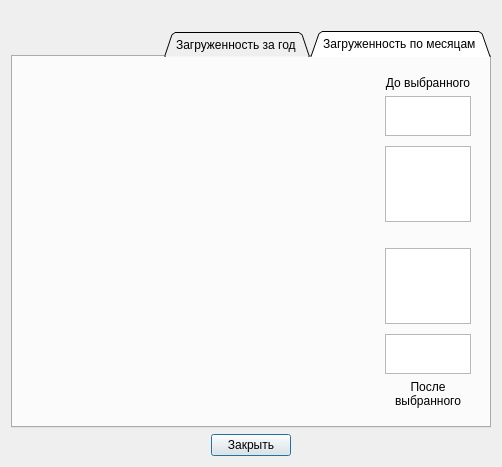
<?xml version="1.0" encoding="UTF-8"?>
<ui version="4.0">
 <class>WorkloadSchedule</class>
 <widget class="QDialog" name="WorkloadSchedule">
  <property name="geometry">
   <rect>
    <x>0</x>
    <y>0</y>
    <width>502</width>
    <height>467</height>
   </rect>
  </property>
  <property name="windowTitle">
   <string>Загруженность аэропорта</string>
  </property>
  <property name="layoutDirection">
   <enum>Qt::LayoutDirection::RightToLeft</enum>
  </property>
  <layout class="QVBoxLayout" name="verticalLayout_2">
   <item>
    <layout class="QGridLayout" name="gridLayout_2">
     <item row="2" column="2">
      <spacer name="horizontalSpacer_6">
       <property name="orientation">
        <enum>Qt::Orientation::Horizontal</enum>
       </property>
       <property name="sizeHint" stdset="0">
        <size>
         <width>108</width>
         <height>20</height>
        </size>
       </property>
      </spacer>
     </item>
     <item row="0" column="0" colspan="3">
      <widget class="QLabel" name="lb_Airport">
       <property name="text">
        <string/>
       </property>
       <property name="scaledContents">
        <bool>false</bool>
       </property>
       <property name="alignment">
        <set>Qt::AlignmentFlag::AlignCenter</set>
       </property>
       <property name="wordWrap">
        <bool>false</bool>
       </property>
       <property name="openExternalLinks">
        <bool>false</bool>
       </property>
      </widget>
     </item>
     <item row="2" column="1">
      <widget class="QPushButton" name="pb_Close">
       <property name="text">
        <string>Закрыть</string>
       </property>
      </widget>
     </item>
     <item row="2" column="0">
      <spacer name="horizontalSpacer_7">
       <property name="orientation">
        <enum>Qt::Orientation::Horizontal</enum>
       </property>
       <property name="sizeHint" stdset="0">
        <size>
         <width>108</width>
         <height>20</height>
        </size>
       </property>
      </spacer>
     </item>
     <item row="1" column="0" colspan="3">
      <widget class="QTabWidget" name="tabWidget">
       <property name="enabled">
        <bool>true</bool>
       </property>
       <property name="layoutDirection">
        <enum>Qt::LayoutDirection::RightToLeft</enum>
       </property>
       <property name="autoFillBackground">
        <bool>true</bool>
       </property>
       <property name="tabShape">
        <enum>QTabWidget::TabShape::Triangular</enum>
       </property>
       <property name="currentIndex">
        <number>0</number>
       </property>
       <widget class="QWidget" name="tab_2">
        <attribute name="title">
         <string>Загруженность по месяцам </string>
        </attribute>
        <layout class="QGridLayout" name="gridLayout">
         <item row="0" column="6">
          <widget class="QFrame" name="qf_Month">
           <property name="maximumSize">
            <size>
             <width>104</width>
             <height>16777215</height>
            </size>
           </property>
           <layout class="QVBoxLayout" name="verticalLayout">
            <item>
             <widget class="QLabel" name="label">
              <property name="text">
               <string>До выбранного</string>
              </property>
              <property name="alignment">
               <set>Qt::AlignmentFlag::AlignCenter</set>
              </property>
             </widget>
            </item>
            <item>
             <widget class="QListWidget" name="lw_MonthYearUp">
              <property name="sizePolicy">
               <sizepolicy hsizetype="Expanding" vsizetype="Fixed">
                <horstretch>0</horstretch>
                <verstretch>0</verstretch>
               </sizepolicy>
              </property>
              <property name="maximumSize">
               <size>
                <width>86</width>
                <height>40</height>
               </size>
              </property>
              <property name="focusPolicy">
               <enum>Qt::FocusPolicy::ClickFocus</enum>
              </property>
              <property name="contextMenuPolicy">
               <enum>Qt::ContextMenuPolicy::DefaultContextMenu</enum>
              </property>
              <property name="layoutDirection">
               <enum>Qt::LayoutDirection::LeftToRight</enum>
              </property>
              <property name="movement">
               <enum>QListView::Movement::Snap</enum>
              </property>
              <property name="flow">
               <enum>QListView::Flow::LeftToRight</enum>
              </property>
              <property name="resizeMode">
               <enum>QListView::ResizeMode::Adjust</enum>
              </property>
              <property name="layoutMode">
               <enum>QListView::LayoutMode::Batched</enum>
              </property>
              <property name="viewMode">
               <enum>QListView::ViewMode::IconMode</enum>
              </property>
             </widget>
            </item>
            <item>
             <spacer name="verticalSpacer_2">
              <property name="orientation">
               <enum>Qt::Orientation::Vertical</enum>
              </property>
              <property name="sizeType">
               <enum>QSizePolicy::Policy::Fixed</enum>
              </property>
              <property name="sizeHint" stdset="0">
               <size>
                <width>20</width>
                <height>4</height>
               </size>
              </property>
             </spacer>
            </item>
            <item>
             <widget class="QListWidget" name="lw_MonthUp">
              <property name="sizePolicy">
               <sizepolicy hsizetype="Expanding" vsizetype="Fixed">
                <horstretch>0</horstretch>
                <verstretch>0</verstretch>
               </sizepolicy>
              </property>
              <property name="maximumSize">
               <size>
                <width>86</width>
                <height>76</height>
               </size>
              </property>
              <property name="focusPolicy">
               <enum>Qt::FocusPolicy::ClickFocus</enum>
              </property>
              <property name="contextMenuPolicy">
               <enum>Qt::ContextMenuPolicy::DefaultContextMenu</enum>
              </property>
              <property name="layoutDirection">
               <enum>Qt::LayoutDirection::LeftToRight</enum>
              </property>
              <property name="movement">
               <enum>QListView::Movement::Snap</enum>
              </property>
              <property name="flow">
               <enum>QListView::Flow::LeftToRight</enum>
              </property>
              <property name="resizeMode">
               <enum>QListView::ResizeMode::Adjust</enum>
              </property>
              <property name="layoutMode">
               <enum>QListView::LayoutMode::Batched</enum>
              </property>
              <property name="viewMode">
               <enum>QListView::ViewMode::IconMode</enum>
              </property>
             </widget>
            </item>
            <item>
             <widget class="QLabel" name="lb_MonthYear">
              <property name="text">
               <string/>
              </property>
              <property name="alignment">
               <set>Qt::AlignmentFlag::AlignCenter</set>
              </property>
             </widget>
            </item>
            <item>
             <widget class="QListWidget" name="lw_MonthDown">
              <property name="sizePolicy">
               <sizepolicy hsizetype="Expanding" vsizetype="Fixed">
                <horstretch>0</horstretch>
                <verstretch>0</verstretch>
               </sizepolicy>
              </property>
              <property name="maximumSize">
               <size>
                <width>86</width>
                <height>76</height>
               </size>
              </property>
              <property name="focusPolicy">
               <enum>Qt::FocusPolicy::ClickFocus</enum>
              </property>
              <property name="contextMenuPolicy">
               <enum>Qt::ContextMenuPolicy::DefaultContextMenu</enum>
              </property>
              <property name="layoutDirection">
               <enum>Qt::LayoutDirection::LeftToRight</enum>
              </property>
              <property name="movement">
               <enum>QListView::Movement::Snap</enum>
              </property>
              <property name="flow">
               <enum>QListView::Flow::LeftToRight</enum>
              </property>
              <property name="resizeMode">
               <enum>QListView::ResizeMode::Adjust</enum>
              </property>
              <property name="layoutMode">
               <enum>QListView::LayoutMode::Batched</enum>
              </property>
              <property name="viewMode">
               <enum>QListView::ViewMode::IconMode</enum>
              </property>
             </widget>
            </item>
            <item>
             <spacer name="verticalSpacer_3">
              <property name="orientation">
               <enum>Qt::Orientation::Vertical</enum>
              </property>
              <property name="sizeType">
               <enum>QSizePolicy::Policy::Fixed</enum>
              </property>
              <property name="sizeHint" stdset="0">
               <size>
                <width>20</width>
                <height>4</height>
               </size>
              </property>
             </spacer>
            </item>
            <item>
             <widget class="QListWidget" name="lw_MonthYearDown">
              <property name="sizePolicy">
               <sizepolicy hsizetype="Expanding" vsizetype="Fixed">
                <horstretch>0</horstretch>
                <verstretch>0</verstretch>
               </sizepolicy>
              </property>
              <property name="maximumSize">
               <size>
                <width>86</width>
                <height>40</height>
               </size>
              </property>
              <property name="focusPolicy">
               <enum>Qt::FocusPolicy::ClickFocus</enum>
              </property>
              <property name="contextMenuPolicy">
               <enum>Qt::ContextMenuPolicy::DefaultContextMenu</enum>
              </property>
              <property name="layoutDirection">
               <enum>Qt::LayoutDirection::LeftToRight</enum>
              </property>
              <property name="movement">
               <enum>QListView::Movement::Snap</enum>
              </property>
              <property name="flow">
               <enum>QListView::Flow::LeftToRight</enum>
              </property>
              <property name="resizeMode">
               <enum>QListView::ResizeMode::Adjust</enum>
              </property>
              <property name="layoutMode">
               <enum>QListView::LayoutMode::Batched</enum>
              </property>
              <property name="viewMode">
               <enum>QListView::ViewMode::IconMode</enum>
              </property>
             </widget>
            </item>
            <item>
             <widget class="QLabel" name="label_2">
              <property name="text">
               <string>После выбранного</string>
              </property>
              <property name="alignment">
               <set>Qt::AlignmentFlag::AlignCenter</set>
              </property>
              <property name="wordWrap">
               <bool>true</bool>
              </property>
             </widget>
            </item>
           </layout>
          </widget>
         </item>
         <item row="0" column="7">
          <widget class="QCustomPlot" name="cp_ChartMonth" native="true">
           <property name="layoutDirection">
            <enum>Qt::LayoutDirection::LeftToRight</enum>
           </property>
          </widget>
         </item>
        </layout>
       </widget>
       <widget class="QWidget" name="tab">
        <attribute name="title">
         <string>Загруженность за год </string>
        </attribute>
        <layout class="QHBoxLayout" name="horizontalLayout">
         <item>
          <widget class="QFrame" name="qf_Month_2">
           <property name="maximumSize">
            <size>
             <width>104</width>
             <height>16777215</height>
            </size>
           </property>
           <layout class="QVBoxLayout" name="verticalLayout_3">
            <item>
             <widget class="QLabel" name="label_4">
              <property name="text">
               <string>До выбранного</string>
              </property>
              <property name="alignment">
               <set>Qt::AlignmentFlag::AlignCenter</set>
              </property>
             </widget>
            </item>
            <item>
             <widget class="QListWidget" name="lw_YearUp">
              <property name="sizePolicy">
               <sizepolicy hsizetype="Expanding" vsizetype="Fixed">
                <horstretch>0</horstretch>
                <verstretch>0</verstretch>
               </sizepolicy>
              </property>
              <property name="maximumSize">
               <size>
                <width>86</width>
                <height>130</height>
               </size>
              </property>
              <property name="focusPolicy">
               <enum>Qt::FocusPolicy::ClickFocus</enum>
              </property>
              <property name="contextMenuPolicy">
               <enum>Qt::ContextMenuPolicy::DefaultContextMenu</enum>
              </property>
              <property name="layoutDirection">
               <enum>Qt::LayoutDirection::LeftToRight</enum>
              </property>
              <property name="movement">
               <enum>QListView::Movement::Snap</enum>
              </property>
              <property name="flow">
               <enum>QListView::Flow::LeftToRight</enum>
              </property>
              <property name="resizeMode">
               <enum>QListView::ResizeMode::Adjust</enum>
              </property>
              <property name="layoutMode">
               <enum>QListView::LayoutMode::Batched</enum>
              </property>
              <property name="viewMode">
               <enum>QListView::ViewMode::IconMode</enum>
              </property>
             </widget>
            </item>
            <item>
             <widget class="QLabel" name="lb_Year">
              <property name="text">
               <string/>
              </property>
              <property name="alignment">
               <set>Qt::AlignmentFlag::AlignCenter</set>
              </property>
             </widget>
            </item>
            <item>
             <widget class="QListWidget" name="lw_YearDown">
              <property name="sizePolicy">
               <sizepolicy hsizetype="Expanding" vsizetype="Fixed">
                <horstretch>0</horstretch>
                <verstretch>0</verstretch>
               </sizepolicy>
              </property>
              <property name="maximumSize">
               <size>
                <width>86</width>
                <height>130</height>
               </size>
              </property>
              <property name="focusPolicy">
               <enum>Qt::FocusPolicy::ClickFocus</enum>
              </property>
              <property name="contextMenuPolicy">
               <enum>Qt::ContextMenuPolicy::DefaultContextMenu</enum>
              </property>
              <property name="layoutDirection">
               <enum>Qt::LayoutDirection::LeftToRight</enum>
              </property>
              <property name="movement">
               <enum>QListView::Movement::Snap</enum>
              </property>
              <property name="flow">
               <enum>QListView::Flow::LeftToRight</enum>
              </property>
              <property name="resizeMode">
               <enum>QListView::ResizeMode::Adjust</enum>
              </property>
              <property name="layoutMode">
               <enum>QListView::LayoutMode::Batched</enum>
              </property>
              <property name="viewMode">
               <enum>QListView::ViewMode::IconMode</enum>
              </property>
             </widget>
            </item>
            <item>
             <widget class="QLabel" name="label_3">
              <property name="text">
               <string>После выбранного</string>
              </property>
              <property name="alignment">
               <set>Qt::AlignmentFlag::AlignCenter</set>
              </property>
              <property name="wordWrap">
               <bool>true</bool>
              </property>
             </widget>
            </item>
           </layout>
          </widget>
         </item>
         <item>
          <widget class="QCustomPlot" name="cp_ChartYear" native="true"/>
         </item>
        </layout>
       </widget>
      </widget>
     </item>
    </layout>
   </item>
  </layout>
 </widget>
 <customwidgets>
  <customwidget>
   <class>QCustomPlot</class>
   <extends>QWidget</extends>
   <header>C:\Users\mrsta\HomeWorks\QT\AirportInspector\library\qcustomplot.h</header>
   <container>1</container>
  </customwidget>
 </customwidgets>
 <resources/>
 <connections/>
</ui>
